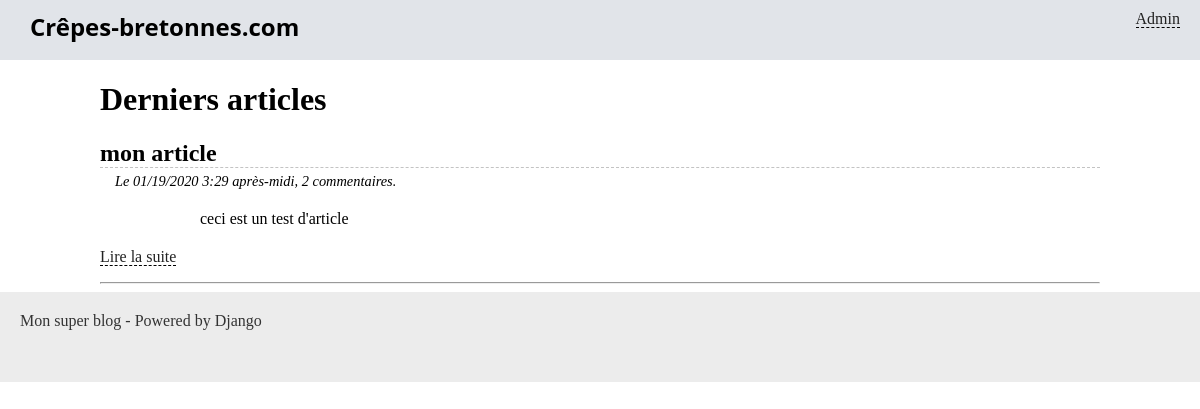
The page /blog/accueil/ on the database as committed earlier.
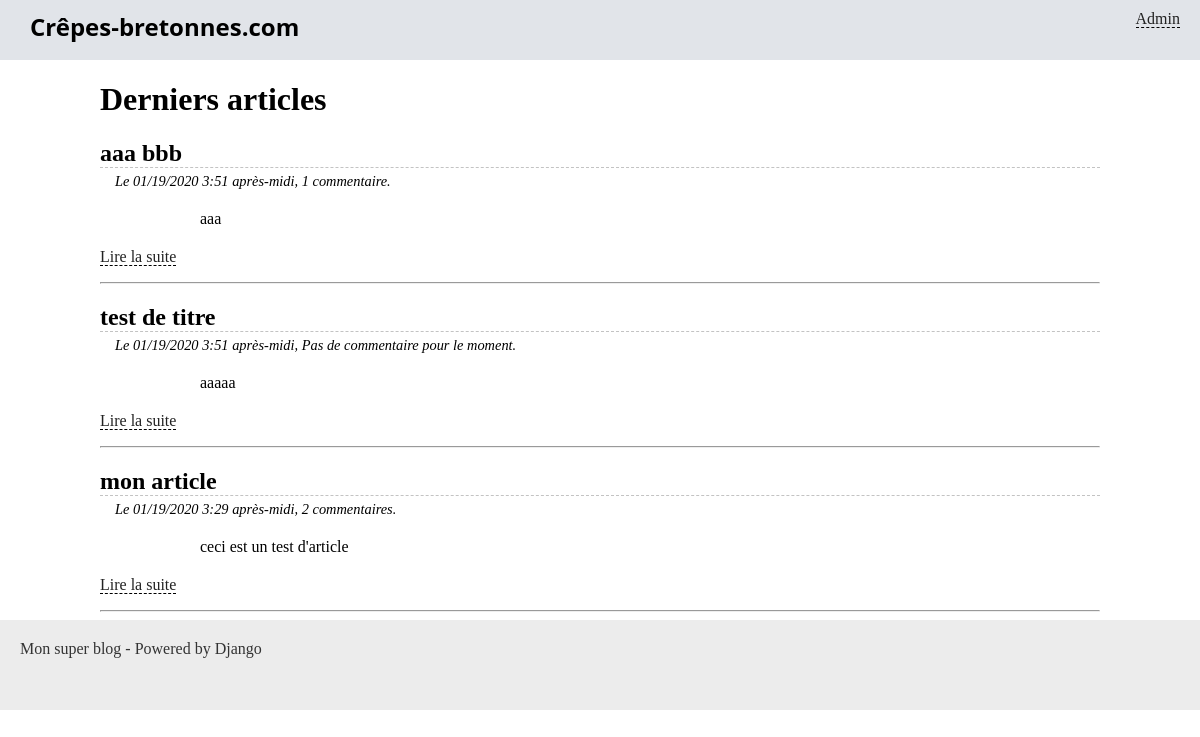
The same page on the database as committed later.
### blog/models.py (models this page shows, shortened)
class Article(models.Model):
    titre = models.CharField(max_length=100)
    slug = models.SlugField()
    auteur = models.CharField(max_length=42)
    contenu = models.TextField(null=True)
    date = models.DateTimeField(verbose_name="Date de parution",
                                auto_now_add=True, auto_now=False)
    is_visible = models.BooleanField(verbose_name="Article publié ?",
                                     default=False)
    categorie = models.ForeignKey('Categorie', on_delete=models.CASCADE)

### blog/views.py (the view)
# urls.py: path('accueil/', views.accueil, name='accueil'),
def accueil(request):
    articles = Article.objects.filter(is_visible=True).order_by('-date')[:4]
    return render(request, 'blog/accueil.html', {'articles': articles})

### blog/templates/blog/accueil.html (shortened to what this page needs)
{% extends "blog/base.html" %}
{% block content %}
	<h1>Derniers articles</h1>
	{% for article in articles %}
		<h2 class="titre-article">{{ article.titre }}</h2>
		<p class="infos-article">Le {{ article.date|date:'SHORT_DATETIME_FORMAT' }},
		{% if 0 == article.comment_set.count %}
			Pas de commentaire pour le moment.
		{% else %}
			{{ article.comment_set.count }} commentaire{{ article.comment_set.count|pluralize }}.</p>
		{% endif %}
		<div class="contenu-article">
			{{ article.contenu|safe|truncatewords_html:30 }}
		</div>
		<p><a href="{% url 'blog_lire' article.slug %}">Lire la suite</a></p>
		<hr />
	{% endfor %}
{% endblock %}

Rows that differ between the two databases and show on the page:
added Article: titre "aaa bbb", date "01/19/2020 3:51 après-midi", comment_set.count "1", contenu "aaa"
added Article: titre "test de titre", date "01/19/2020 3:51 après-midi", shows "Pas de commentaire pour le moment.", contenu "aaaaa"
